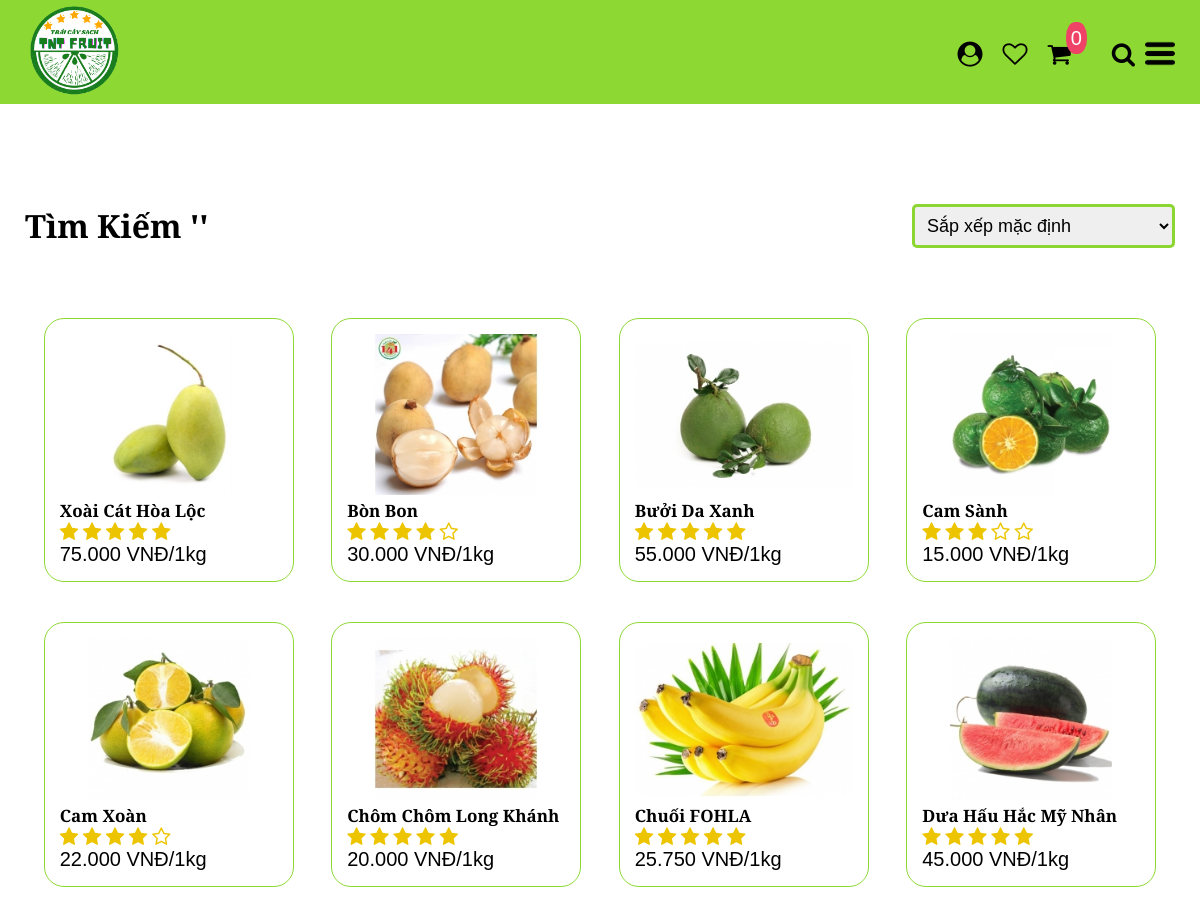
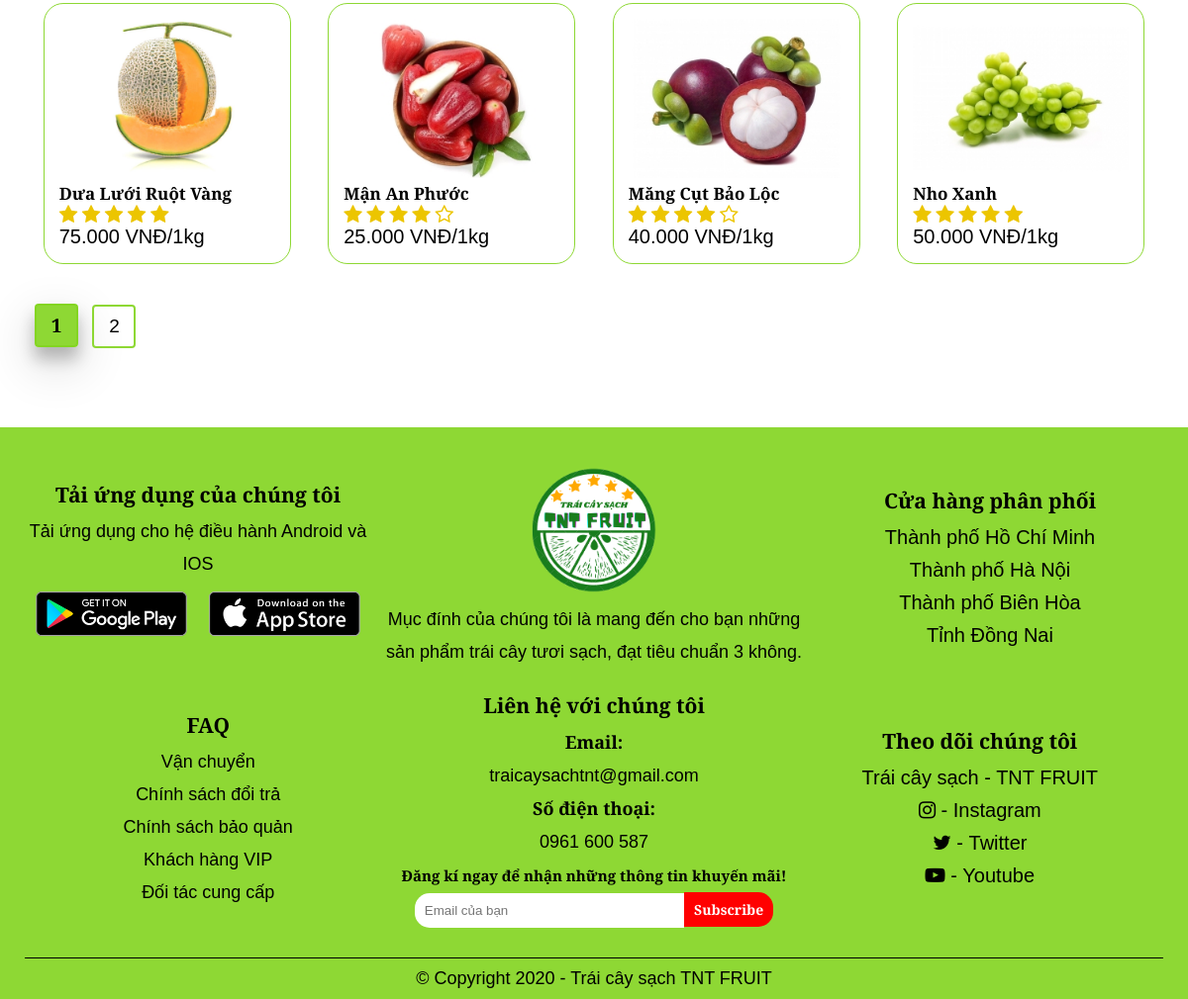
The app's page /CLIENT/HTML/Search.php with its own data (2 pictures, top to bottom).
### tables this page shows
CREATE TABLE `products` (
  `Pro_ID` int(11) NOT NULL,
  `Pro_Img` varchar(1000) NOT NULL,
  `Pro_Type` varchar(1000) NOT NULL,
  `Pro_Name` varchar(1000) NOT NULL,
  `Pro_Nation` varchar(100) NOT NULL,
  `Pro_Price` bigint(20) NOT NULL,
  `Pro_Rate` int(5) NOT NULL,
  `Pro_Info` varchar(2000) NOT NULL,
  `Pro_View` bigint(20) NOT NULL DEFAULT 0
);

### CLIENT/HTML/Search.php (the view, shortened to what this page needs)
<?php
    include 'Functions.php';
    $item_per_page = 12;
    $current_page = !empty($_GET['page']) ? $_GET['page'] : 1;
    $offset = ($current_page - 1) * $item_per_page;
    $search = !empty($_GET['Search']) ? $_GET['Search'] : "";
    $param = "";
    $sort_condition = "";
    $QR = "SELECT * FROM `products` WHERE `Pro_Name` LIKE '%" . $search . "%' " . $sort_condition . " LIMIT " . $item_per_page . " OFFSET " . $offset;
    $Products = $con->query($QR);
    $total_records = mysqli_query($con, "SELECT * FROM `products` WHERE `Pro_Name` LIKE '%" . $search . "%'");
    $totals = mysqli_num_rows($total_records);
    $total_page = ceil($totals / $item_per_page);
?>
<!DOCTYPE html>
<html>
<head>
    <link rel="stylesheet" type="text/css" href="../CSS/style.css">
    <link rel="stylesheet" type="text/css" href="https://stackpath.bootstrapcdn.com/font-awesome/4.7.0/css/font-awesome.min.css">
</head>
<body>
    <div class="backgroundcolor">
        <?php include 'Header.php'; ?>
        <div class="small-container">
            <div class="row row-2">
                <h1>Tìm Kiếm '<?= $search ?>'</h1>
                <?php
                    if($totals <= 0)
                    {
                    }
                    else
                    {
                ?>
                        <select id="sortbox" onchange="this.options[this.selectedIndex].value && (window.location = this.options[this.selectedIndex].value);">
                            <option value="?Search=<?= $search ?>&field=Pro_ID&sort=ASC" selected><p>Sắp xếp mặc định</p></option>
                        </select>
                <?php
                    }
                ?>
            </div>
            <div class="row">
                <?php
                    while ($row = $Products->fetch_array())
                    {
                ?>
                    <div class="col-4 add-border">
                        <a href="Product_Detail.php?id=<?= $row['Pro_ID'] ?>">
                            <img src="<?= $row['Pro_Img'] ?>">
                            <h3><?= $row['Pro_Name'] ?></h3>
                            <div class="rating">
                                <?php
                                    Rating_Stars($row['Pro_Rate']);
                                ?>
                            </div>
                            <p><?= number_format($row['Pro_Price'], 0, ",", ".") ?> VNĐ/1kg</p>
                        </a>
                    </div>
                <?php
                    }
                ?>
            </div>
            <?php
                if($total_page <= 1)
                {
                }
                else
                {
            ?>
                <div class="page-btn">
                    <?php
                        for($num = 1; $num <= $total_page; $num++)
                        {
                            if($num != $current_page)
                            {
                                if($num > $current_page - 3 && $num < $current_page + 3)
                                {
                    ?>
                        <a href="?<?= $param ?>per_page=<?= $item_per_page ?>&page=<?= $num ?>"><span><?= $num ?></span></a>
                    <?php
                                }
                            }
                            else
                            {
                    ?>
                        <a href="?<?= $param ?>per_page=<?= $item_per_page ?>&page=<?= $num ?>"><span class="select"><?= $num ?></span></a>
                    <?php
                            }
                        }
                    ?>
                </div>
            <?php
                }
            ?>
        </div>
        <?php include 'Footer.php'; ?>
    </div>
</body>
</html>

### CLIENT/HTML/Functions.php (shortened to what this page needs)
<?php
    function Rating_Stars($rate)
    {
        switch($rate)
        {
            case 3:
                echo
                    '
                        <i class="fa fa-star"></i>
                        <i class="fa fa-star"></i>
                        <i class="fa fa-star"></i>
                        <i class="fa fa-star-o"></i>
                        <i class="fa fa-star-o"></i>
                    ';
                break;
            case 4:
                echo
                    '
                        <i class="fa fa-star"></i>
                        <i class="fa fa-star"></i>
                        <i class="fa fa-star"></i>
                        <i class="fa fa-star"></i>
                        <i class="fa fa-star-o"></i>
                    ';
                break;
            case 5:
                echo
                    '
                        <i class="fa fa-star"></i>
                        <i class="fa fa-star"></i>
                        <i class="fa fa-star"></i>
                        <i class="fa fa-star"></i>
                        <i class="fa fa-star"></i>
                    ';
                break;
        }
    }
?>

### CLIENT/CSS/style.css (style rules this page uses)
:root { --Background_color: rgba(130, 212, 30, 0.9); --Mau_nen_cho_btnExplore: #ffffff; --Star_rating: #ecc500; }
* { margin: 0px; padding: 0px; box-sizing: border-box; font-family: 'Merriweather Sans', sans-serif; }
html { scroll-behavior: smooth; }
a { text-decoration: none; }
a:link { color: #000000; }
.backgroundcolor { background-color: #ffffff; }
.small-container { max-width: 1284px; margin: auto; padding-left: 25px; padding-right: 25px; }
.row { display: flex; align-items: center; flex-wrap: wrap; justify-content: space-around; }
.col-4 { cursor: pointer; padding: 15px; flex-basis: 21%; margin: 20px 18px; min-width: 250px; border-radius: 20px; transition-duration: 0.5s; }
.add-border { border: 1px solid var(--Background_color); }
.col-4 h3 { font-size: 17px; }
.col-4 img { width: 100%; height: 100%; }
.col-4 p { font-size: 20px; }
.rating .fa { font-size: 20px; color: var(--Star_rating); }
.fa.fa-star { color: var(--Star_rating); }
.fa.fa-star-o { color: var(--Star_rating); }
.row-2 { justify-content: space-between; margin: 100px auto 50px; }
.row-2 select { font-size: 18px; border: 3px solid var(--Background_color); border-radius: 5px; padding: 8px; cursor: pointer; }
.page-btn { margin: 0 auto 80px; }
.page-btn span { display: inline-block; border: 2px solid var(--Background_color); font-size: 19px; margin-top: 20px; margin-left: 10px; width: 44px; height: 44px; text-align: center; align-items: center; line-height: 40px; cursor: pointer; border-radius: 4px; }
.page-btn .select { background-color: var(--Background_color); font-weight: bolder; box-shadow: 0 12px 16px 0 rgba(0,0,0,0.24), 0 17px 50px 0 rgba(0,0,0,0.19); }

### records on screen
products: Pro_Img (picture), Pro_Name "Xoài Cát Hòa Lộc", Pro_Rate 5 (drawn), Pro_Price "75.000"
products: Pro_Img (picture), Pro_Name "Bòn Bon", Pro_Rate 4 (drawn), Pro_Price "30.000"
products: Pro_Img (picture), Pro_Name "Bưởi Da Xanh", Pro_Rate 5 (drawn), Pro_Price "55.000"
products: Pro_Img (picture), Pro_Name "Cam Sành", Pro_Rate 3 (drawn), Pro_Price "15.000"
products: Pro_Img (picture), Pro_Name "Cam Xoàn", Pro_Rate 4 (drawn), Pro_Price "22.000"
products: Pro_Img (picture), Pro_Name "Chôm Chôm Long Khánh", Pro_Rate 5 (drawn), Pro_Price "20.000"
products: Pro_Img (picture), Pro_Name "Chuối FOHLA", Pro_Rate 5 (drawn), Pro_Price "25.750"
products: Pro_Img (picture), Pro_Name "Dưa Hấu Hắc Mỹ Nhân", Pro_Rate 5 (drawn), Pro_Price "45.000"
products: Pro_Img (picture), Pro_Name "Dưa Lưới Ruột Vàng", Pro_Rate 5 (drawn), Pro_Price "75.000"
products: Pro_Img (picture), Pro_Name "Mận An Phước", Pro_Rate 4 (drawn), Pro_Price "25.000"
products: Pro_Img (picture), Pro_Name "Măng Cụt Bảo Lộc", Pro_Rate 4 (drawn), Pro_Price "40.000"
products: Pro_Img (picture), Pro_Name "Nho Xanh", Pro_Rate 5 (drawn), Pro_Price "50.000"

### other values on screen
$number_cart "0"
